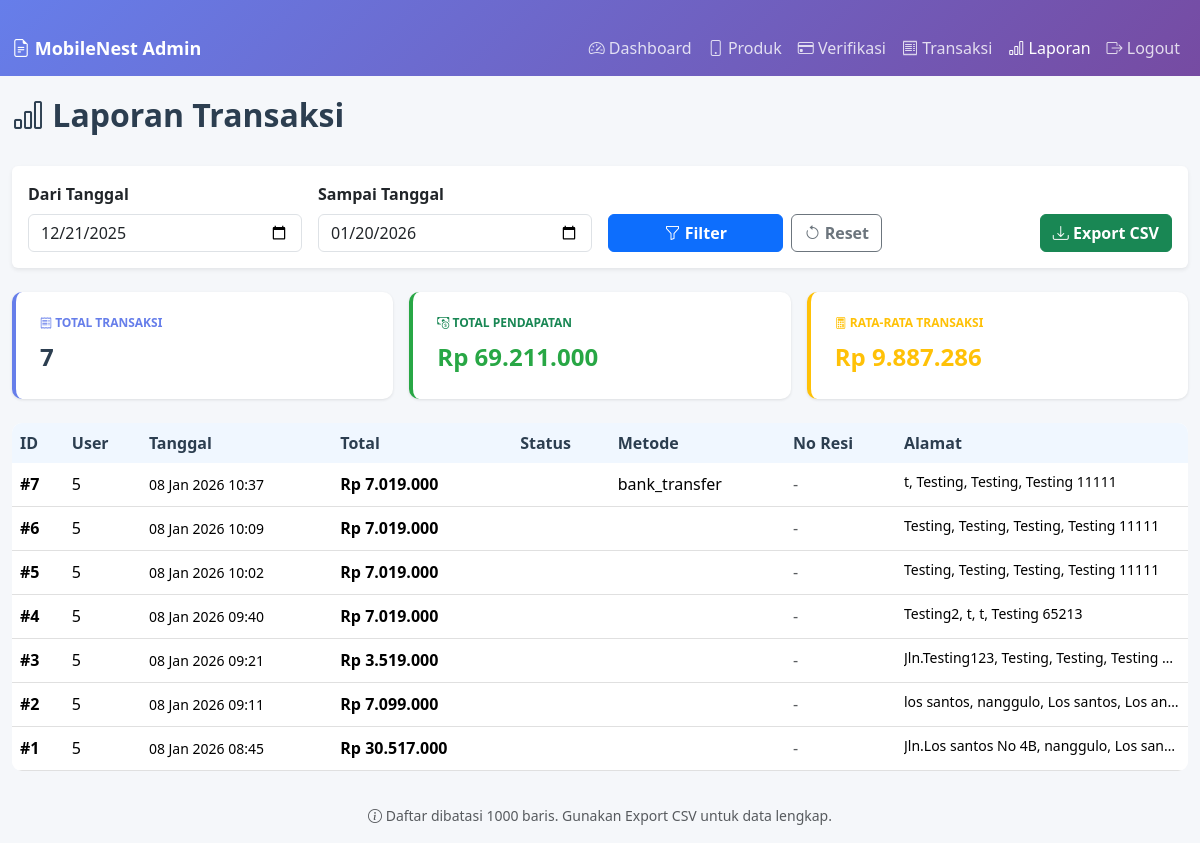
Page /admin/laporan.php (signed in) on the earlier database version.
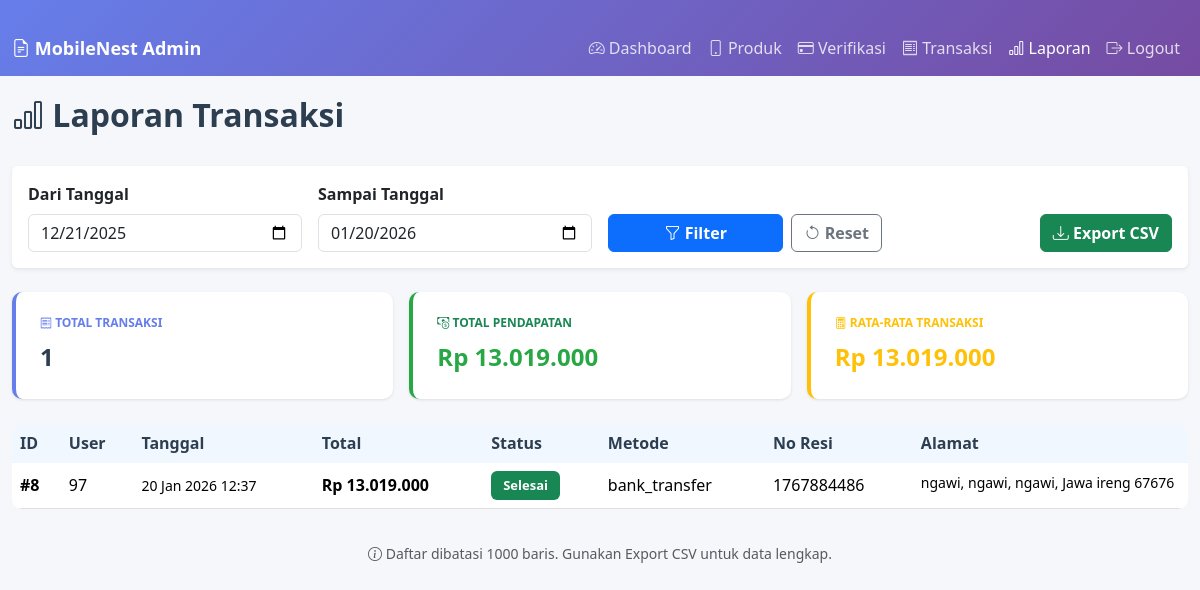
Same page on the later database version.
### tables this page shows
CREATE TABLE `transaksi` (
  `id_transaksi` int(11) NOT NULL,
  `id_user` int(11) NOT NULL,
  `total_harga` decimal(12,2) NOT NULL,
  `status_pesanan` enum('Menunggu Konfirmasi','Diproses','Dikirim','Selesai','Dibatalkan') DEFAULT 'Menunggu Konfirmasi',
  `metode_pembayaran` varchar(50) DEFAULT NULL,
  `alamat_pengiriman` text DEFAULT NULL,
  `no_resi` varchar(100) DEFAULT NULL,
  `tanggal_transaksi` timestamp NOT NULL DEFAULT current_timestamp(),
  `tanggal_diperbarui` timestamp NOT NULL DEFAULT current_timestamp() ON UPDATE current_timestamp(),
  `kode_transaksi` varchar(50) DEFAULT NULL,
  `catatan_user` text DEFAULT NULL,
  `bukti_pembayaran` varchar(255) DEFAULT NULL,
  `ekspedisi` varchar(100) DEFAULT NULL,
  `no_resi_awal` varchar(100) DEFAULT NULL
);

### admin/laporan.php (the view, shortened to what the changed rows need)
<?php
require_once __DIR__ . '/../config.php';
$start_date = isset($_GET['start_date']) && $_GET['start_date'] !== '' ? $_GET['start_date'] : date('Y-m-d', strtotime('-30 days'));
$end_date   = isset($_GET['end_date']) && $_GET['end_date'] !== '' ? $_GET['end_date'] : date('Y-m-d');
$start_datetime = $start_date . ' 00:00:00';
$end_datetime   = $end_date . ' 23:59:59';
$count_query = "SELECT COUNT(*) as cnt FROM transaksi WHERE tanggal_transaksi BETWEEN '$start_datetime' AND '$end_datetime'";
$count_result = mysqli_query($conn, $count_query);
$totalTransactions = 0;
if ($count_result) {
    $row = mysqli_fetch_assoc($count_result);
    $totalTransactions = (int)$row['cnt'];
} else {
    error_log('Count query error: ' . mysqli_error($conn));
}
$sum_query = "SELECT IFNULL(SUM(total_harga),0) as total FROM transaksi WHERE tanggal_transaksi BETWEEN '$start_datetime' AND '$end_datetime'";
$sum_result = mysqli_query($conn, $sum_query);
$totalRevenue = 0;
if ($sum_result) {
    $row = mysqli_fetch_assoc($sum_result);
    $totalRevenue = (float)$row['total'];
} else {
    error_log('Sum query error: ' . mysqli_error($conn));
}
$display_limit = 1000;
$list_query = "SELECT id_transaksi, id_user, total_harga, status_pesanan, metode_pembayaran, alamat_pengiriman, no_resi, tanggal_transaksi FROM transaksi WHERE tanggal_transaksi BETWEEN '$start_datetime' AND '$end_datetime' ORDER BY tanggal_transaksi DESC LIMIT $display_limit";
$result = mysqli_query($conn, $list_query);
?>
<!doctype html>
<html lang="id">
<head>
    <link href="https://cdn.jsdelivr.net/npm/bootstrap@5.3.2/dist/css/bootstrap.min.css" rel="stylesheet">
    <link rel="stylesheet" href="https://cdn.jsdelivr.net/npm/bootstrap-icons@1.11.1/font/bootstrap-icons.css">
</head>
<body>
<main class="container-fluid">
  <div class="row mb-4">
    <div class="col">
      <h2 style="font-weight: 700; color: #2c3e50;">
        <i class="bi bi-bar-chart"></i> Laporan Transaksi
      </h2>
    </div>
  </div>
  <div class="row g-3 mb-4">
    <div class="col-md-4">
      <div class="stat-card p-4">
        <h6 class="mb-0"><i class="bi bi-receipt"></i> Total Transaksi</h6>
        <div class="stat-value mt-2"><?= number_format($totalTransactions, 0) ?></div>
      </div>
    </div>
    <div class="col-md-4">
      <div class="stat-card p-4" style="border-left-color: #28a745;">
        <h6 class="mb-0 text-success"><i class="bi bi-cash-coin"></i> Total Pendapatan</h6>
        <div class="stat-value mt-2" style="color: #28a745;">Rp <?= number_format($totalRevenue, 0, ',', '.') ?></div>
      </div>
    </div>
    <div class="col-md-4">
      <div class="stat-card p-4" style="border-left-color: #ffc107;">
        <h6 class="mb-0 text-warning"><i class="bi bi-calculator"></i> Rata-rata Transaksi</h6>
        <div class="stat-value mt-2" style="color: #ffc107;"><?= $totalTransactions > 0 ? 'Rp ' . number_format($totalRevenue / $totalTransactions, 0, ',', '.') : 'Rp 0' ?></div>
      </div>
    </div>
  </div>
  <div class="table-responsive">
    <table class="table table-hover align-middle">
      <thead>
        <tr>
          <th>ID</th>
          <th>User</th>
          <th>Tanggal</th>
          <th>Total</th>
          <th>Status</th>
          <th>Metode</th>
          <th>No Resi</th>
          <th>Alamat</th>
        </tr>
      </thead>
      <tbody>
        <?php if (mysqli_num_rows($result) === 0): ?>
          <tr><td colspan="8" class="text-center py-4 text-muted"><i class="bi bi-inbox"></i> Tidak ada transaksi pada rentang waktu ini.</td></tr>
        <?php else: ?>
          <?php while ($row = mysqli_fetch_assoc($result)): ?>
            <tr>
              <td><strong>#<?= htmlspecialchars($row['id_transaksi']) ?></strong></td>
              <td><?= htmlspecialchars($row['id_user']) ?></td>
              <td><small><?= htmlspecialchars(date('d M Y H:i', strtotime($row['tanggal_transaksi']))) ?></small></td>
              <td><strong>Rp <?= number_format((float)$row['total_harga'], 0, ',', '.') ?></strong></td>
              <td>
                <?php
                $status = $row['status_pesanan'];
                if ($status === 'Selesai') {
                    $badge_class = 'success';
                } elseif ($status === 'Dalam Pengiriman') {
                    $badge_class = 'info';
                } elseif ($status === 'Menunggu Verifikasi') {
                    $badge_class = 'warning';
                } elseif ($status === 'Dibatalkan') {
                    $badge_class = 'danger';
                } else {
                    $badge_class = 'secondary';
                }
                ?>
                <span class="badge bg-<?= $badge_class ?> badge-lg"><?= htmlspecialchars($status) ?></span>
              </td>
              <td><?= htmlspecialchars($row['metode_pembayaran']) ?></td>
              <td><?= !empty($row['no_resi']) ? htmlspecialchars($row['no_resi']) : '<span class="text-muted">-</span>' ?></td>
              <td style="max-width: 200px;">
                <small class="text-truncate d-inline-block w-100"><?= htmlspecialchars($row['alamat_pengiriman']) ?></small>
              </td>
            </tr>
          <?php endwhile; ?>
        <?php endif; ?>
      </tbody>
    </table>
  </div>
</main>
</body>
</html>

Differences in the rows shown:
removed transaksi: id_transaksi "7", id_user "5", tanggal_transaksi "08 Jan 2026 10:37", total_harga "7.019.000", metode_pembayaran "bank_transfer", alamat_pengiriman "t, Testing, Testing, Testing 11111"
removed transaksi: id_transaksi "6", id_user "5", tanggal_transaksi "08 Jan 2026 10:09", total_harga "7.019.000", alamat_pengiriman "Testing, Testing, Testing, Testing 11111"
removed transaksi: id_transaksi "5", id_user "5", tanggal_transaksi "08 Jan 2026 10:02", total_harga "7.019.000", alamat_pengiriman "Testing, Testing, Testing, Testing 11111"
removed transaksi: id_transaksi "4", id_user "5", tanggal_transaksi "08 Jan 2026 09:40", total_harga "7.019.000", alamat_pengiriman "Testing2, t, t, Testing 65213"
removed transaksi: id_transaksi "3", id_user "5", tanggal_transaksi "08 Jan 2026 09:21", total_harga "3.519.000", alamat_pengiriman "Jln.Testing123, Testing, Testing, Testing…"
removed transaksi: id_transaksi "2", id_user "5", tanggal_transaksi "08 Jan 2026 09:11", total_harga "7.099.000", alamat_pengiriman "los santos, nanggulo, Los santos, Los an…"
removed transaksi: id_transaksi "1", id_user "5", tanggal_transaksi "08 Jan 2026 08:45", total_harga "30.517.000", alamat_pengiriman "Jln.Los santos No 4B, nanggulo, Los san…"
added transaksi: id_transaksi "8", id_user "97", tanggal_transaksi "20 Jan 2026 12:37", total_harga "13.019.000", status_pesanan "Selesai", metode_pembayaran "bank_transfer", no_resi "1767884486", alamat_pengiriman "ngawi, ngawi, ngawi, Jawa ireng 67676"
Other differences:
$totalTransactions: "7" → "1"
$totalRevenue: "69.211.000" → "13.019.000"
$totalRevenue / $totalTransactions: "9.887.286" → "13.019.000"
